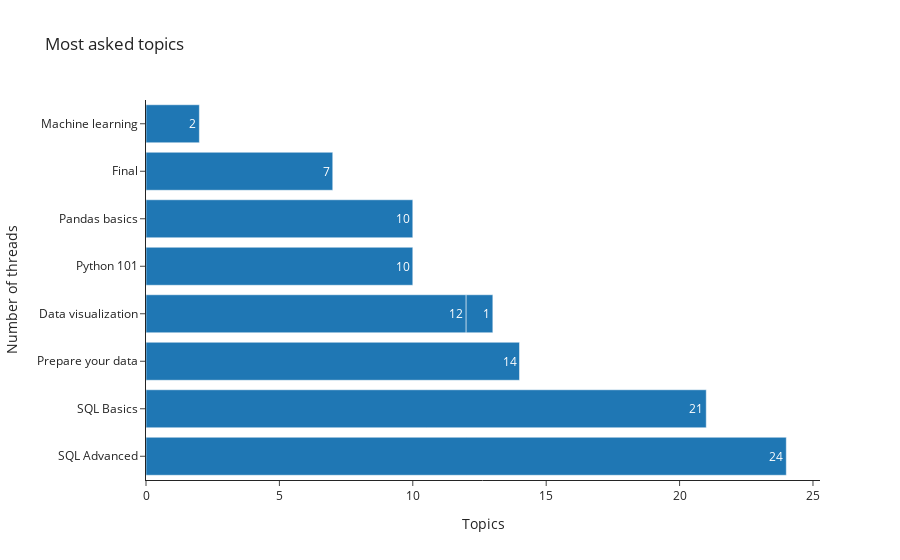

Write notebook code for a chart like this one.
### Code cell
fig = go.Figure()

# Add bar trace
fig.add_trace(go.Bar(
    x=df_merged['number_of_threads'],
    y=df_merged['module'],
    text=df_merged['number_of_threads'],
    customdata=df_merged['name'],
    hovertemplate='Tag: #%{customdata}<extra></extra>',
    orientation='h'
))

fig.update_layout(
    title='Most asked topics',
    xaxis=dict(title='Topics'),
    yaxis=dict(title='Number of threads'),
    height=500,
    hoverlabel=dict(bgcolor='#000', font_color='#fff')
)
fig.show()

### Figure 1 — Plotly figure (JSON) as saved in the notebook; plotly's stock layout.template omitted (floating-point values rounded to 4 significant figures)
{"data": [{"customdata": ["M1.2", "M1.1", "M3.2", "M4", "M2.1", "M3.1", "Final", "Machine learning", "Data visualization"], "hovertemplate": "Tag: #%{customdata}<extra></extra>", "orientation": "h", "text": [24, 21, 14, 12, 10, 10, 7, 2, 1], "type": "bar", "x": [24, 21, 14, 12, 10, 10, 7, 2, 1], "y": ["SQL Advanced", "SQL Basics", "Prepare your data", "Data visualization", "Python 101", "Pandas basics", "Final", "Machine learning", "Data visualization"]}], "layout": {"autosize": true, "hoverlabel": {"bgcolor": "#000", "font": {"color": "#fff"}}, "title": {"text": "Most asked topics"}, "xaxis": {"autorange": true, "range": [0, 25.26], "title": {"text": "Topics"}, "type": "linear"}, "yaxis": {"autorange": true, "range": [-0.5, 7.5], "title": {"text": "Number of threads"}, "type": "category"}}}
